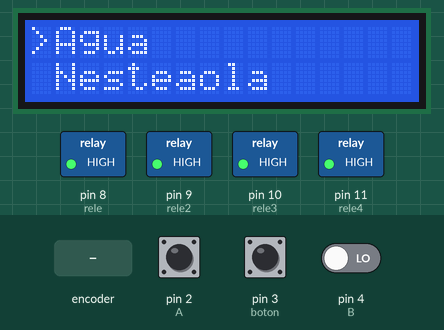
Simulated run of this sketch. Board: Arduino Uno, built with avr-gcc and run on an emulated ATmega328P. Parts: 16×2 character LCD, switched loads named in the sketch (green lamp = pin HIGH). Inputs (shaded band) come from the test bench; at power-on: pin 3 (boton) HIGH, pin 2 (A) HIGH, pin 4 (B) LOW.

Above: at 1.2 s.
1.3 s: pin 3 (boton) pulled LOW for 3.2 s
At 1.8 s:
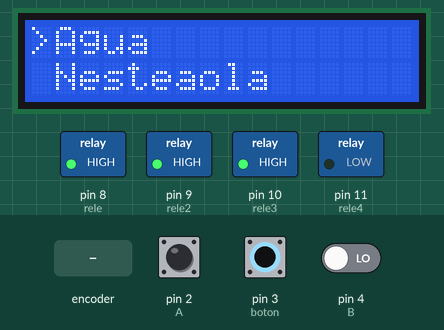
7.5 s: rotary encoder on pin 2 (A) / pin 4 (B) turned 1 step (first pin leading)
At 8.4 s:
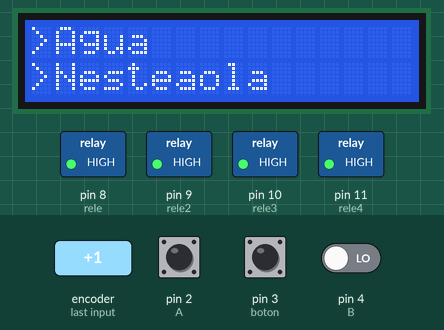
10.7 s: pin 3 (boton) pulled LOW for 0.15 s
At 11.3 s:
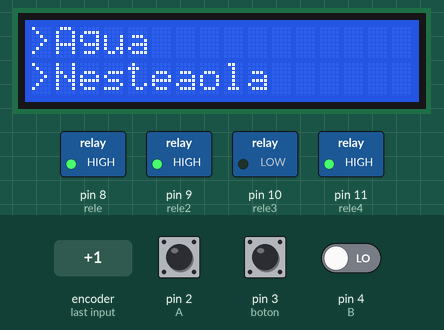
13.8 s: rotary encoder on pin 2 (A) / pin 4 (B) turned 2 steps (second pin leading)
At 14.7 s:
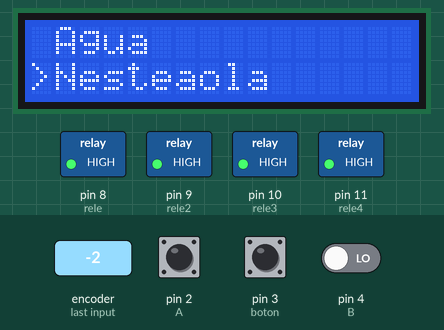
15.8 s: pin 3 (boton) pulled LOW for 1 s
At 16.9 s:
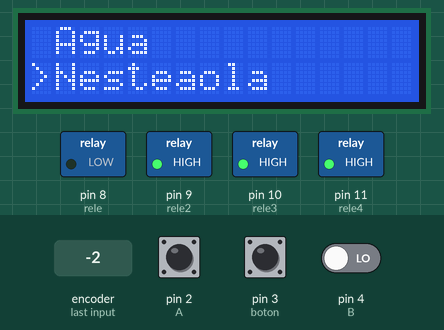
19.8 s: rotary encoder on pin 2 (A) / pin 4 (B) turned 3 steps (first pin leading)
At 20.5 s:
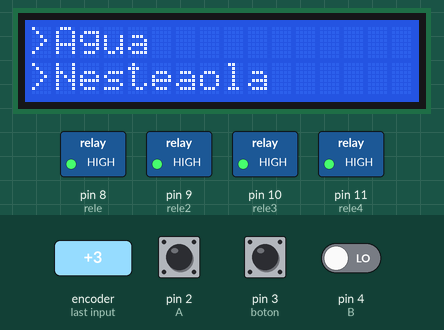
Timing chart, 0 to 22.8 s (numbered marks = the images above; inputs shaded):
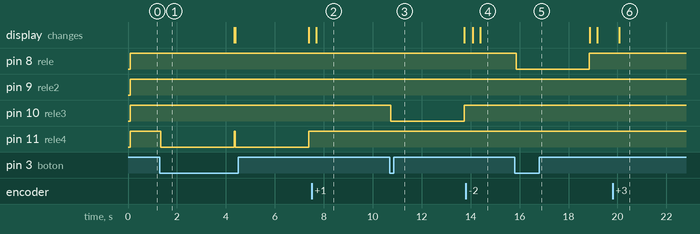

The sketch:

Menu_Potenciometro_Bomba.ino
```cpp
#include <Wire.h>      // libreria de comunicacion por I2C
#include <LCD.h>      // libreria para funciones de LCD
#include <LiquidCrystal_I2C.h>    // libreria para LCD por I2C

LiquidCrystal_I2C lcd (0x27, 2, 1, 0, 4, 5, 6, 7); // DIR, E, RW, RS, D4, D5, D6, D7

int selector = 0; //Posicion en FILA (0, selector) de la flecha. 0-3

int A = 2;       //pin DT potenciometro
int B = 4;        //pin CLK potenciometro
int boton =3;


int rele = 8;
int rele2 = 9;
int rele3 = 10;
int rele4 = 11;

bool cocacola =false;
bool fanta =false;
bool agua =false;
bool nestea =false;


void setup() {

    lcd.setBacklightPin(3,POSITIVE);  // puerto P3 de PCF8574 como positivo
    lcd.setBacklight(HIGH);   // habilita iluminacion posterior de LCD
    lcd.begin(20, 5);     // 16 columnas por 2 lineas para LCD 1602A
    lcd.clear();      // limpia pantalla

    pinMode (boton, INPUT_PULLUP); //inicio pulsador de potenciometro
    pinMode(A, INPUT);    // A como entrada
    pinMode(B, INPUT);    // B como entrada
    attachInterrupt(digitalPinToInterrupt(A), encoder, LOW);// interrupcion sobre pin A con

    pinMode (rele, OUTPUT);
    pinMode (rele2, OUTPUT);
    pinMode (rele3, OUTPUT);
    pinMode (rele4, OUTPUT);
    lcd.clear();
}

void loop() {

    int estado = digitalRead (boton);

    lcd.setCursor(0, selector+1);
    lcd.print(" ");
    lcd.setCursor(0, selector-1);
    lcd.print(" ");


    lcd.setCursor(0, selector);
    lcd.print(">");

    lcd.setCursor(1, 0); //cursor en columna 0 y linea 1
    lcd.print("Agua");

    lcd.setCursor(1,1);
    lcd.print("Coca Cola");

    lcd.setCursor(1,2);
    lcd.print("Fanta");

    lcd.setCursor(1,3);
    lcd.print("Nestea");

    if(selector < 0){
    selector=0;
    }

    if(selector >3){
    selector=3;
    }

digitalWrite (rele, HIGH);
digitalWrite (rele2, HIGH);
digitalWrite (rele3, HIGH);
digitalWrite (rele4, HIGH);

  if (estado==LOW){
  if (selector ==0){
 selector=0;
agua=true;
}
if (selector ==1){
selector=0;
 cocacola = true;
}
if (selector ==2){
 selector=0;
  fanta=true;
}
if (selector ==3){
selector=0;
  nestea=true;
}

 }


  if (cocacola ==true){
   digitalWrite (rele, LOW);
  delay (3000);
  digitalWrite (rele, HIGH);
  cocacola = false;
 lcd.clear();
 }
 if (fanta ==true){
   digitalWrite (rele2, LOW);
  delay (3000);
  digitalWrite (rele2, HIGH);
  fanta = false;
 lcd.clear();
}
if (nestea ==true){
   digitalWrite (rele3, LOW);
  delay (3000);
  digitalWrite (rele3, HIGH);
  nestea = false;
 lcd.clear();
 }
  if (agua ==true){
 digitalWrite (rele4, LOW);
  delay (3000);
  digitalWrite (rele4, HIGH);
  agua = false;

 lcd.clear();
 }


Serial.println(selector);
  }


void encoder()  {
  static unsigned long ultimaInterrupcion = 0;
  unsigned long tiempoInterrupcion = millis();

  if (tiempoInterrupcion - ultimaInterrupcion > 1) {
    if (digitalRead(B) == HIGH)
    {
selector -=1; //Restamos una posicion al selector
    }
    else {
selector +=1; //Sumamos una posicion al selector
    }
    ultimaInterrupcion = tiempoInterrupcion;
}
}
```

Measured:
- after the input at 1.3 s, pin 11 (rele4): alternates HIGH for 0.03 s and LOW for 3.0 s, starting after 0.05 s
- after the input at 7.5 s, the display: changes after 0.19 s (image 2)
- after the input at 10.7 s, pin 10 (rele3): HIGH → LOW at once, → HIGH 3.0 s later
- after the input at 13.8 s, the display: first changes after 0.28 s (image 4 shows a later state)
- after the input at 15.8 s, pin 8 (rele): HIGH → LOW after 0.06 s, → HIGH 3.0 s later
- after the input at 19.8 s, the display: changes after 0.27 s (image 6)
